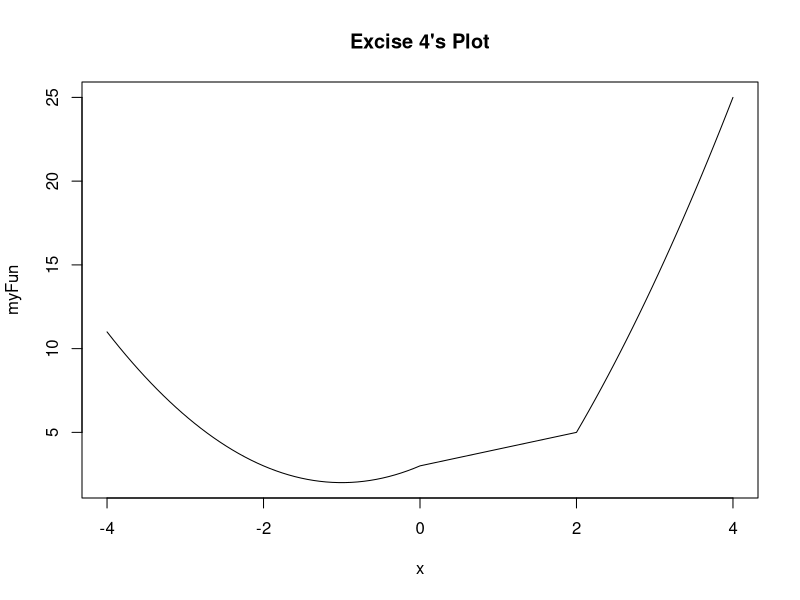

Write the R code that produced this figure.

#Exercise 4

set.seed(75)
Vec1<- sample(0:999, 100)

myFun<-function(vec){
#define the result vector to contain the calculate value
  result<-c()
  
# when x value in vec argument, use if-else loop to define different functions
# depends on different x
  for(x in vec){
    if(x<0){
          y=x^2+2*x+3
    }else if(x>=0 & x<2){
          y=x+3
    }else{
          y=x^2+4*x-7
    }
    
    #add the calculate result to the vector result
    result<-append(result,y)
  }
  return (result)
}

#call myFun function
result<-myFun(Vec1)

plot(myFun, main="Excise 4's Plot", xlim=c(-4,4))